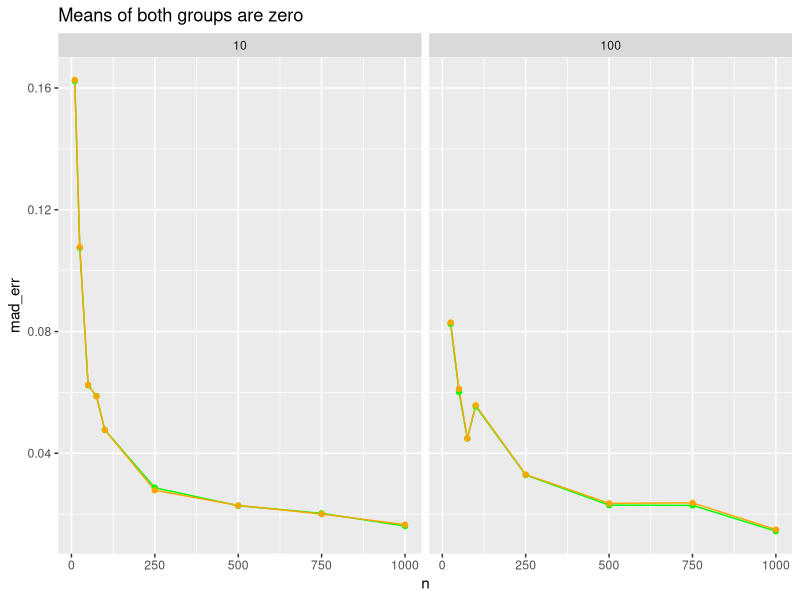
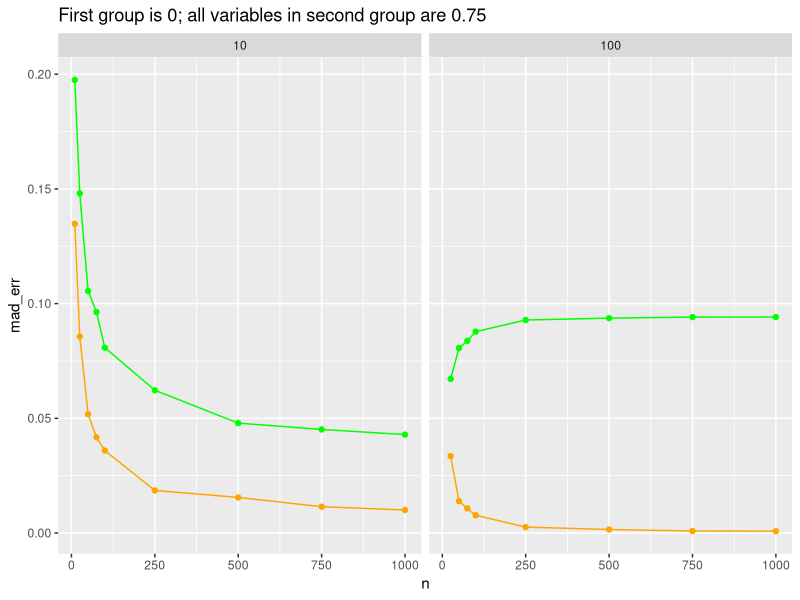
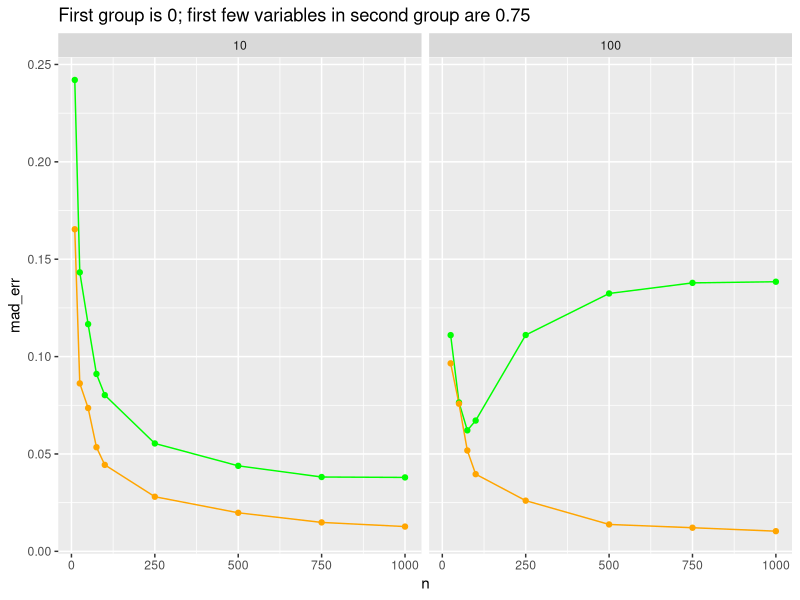

These charts were generated, in order, by the following R code:
## ---- chunk 1
library(tidyverse)
## ---- chunk 2
data.0 <-read_csv("fdcv_0.csv")
## ---- chunk 3
data.0 |> 
  group_by(p,n) |> 
  summarize(mad_err = mean(abs(err.hat - err)), 
            mad_errxy = mean(abs(err.hat - errxy))) |> 
  ggplot() +
  geom_line(aes(x = n, y = mad_err), color = "green")+
  geom_line(aes(x = n, y = mad_errxy), color = "orange") + 
  geom_point(aes(x = n, y = mad_err), color = "green")+
  geom_point(aes(x = n, y = mad_errxy), color = "orange") + 
  facet_wrap(~p) + 
  ggtitle("Means of both groups are zero")
## ---- chunk 4
data.75.all <-read_csv("fdcv_0.75_all.csv")
## ---- chunk 5
data.75.all |> 
  group_by(p,n) |> 
  summarize(mad_err = mean(abs(err.hat - err)), 
            mad_errxy = mean(abs(err.hat - errxy))) |> 
  ggplot() +
  geom_line(aes(x = n, y = mad_err), color = "green")+
  geom_line(aes(x = n, y = mad_errxy), color = "orange") + 
  geom_point(aes(x = n, y = mad_err), color = "green")+
  geom_point(aes(x = n, y = mad_errxy), color = "orange") + 
  facet_wrap(~p) + 
  ggtitle("First group is 0; all variables in second group are 0.75")
## ---- chunk 6
data.75.noisy <-read_csv("fdcv_0.75_noisy.csv")
## ---- chunk 7
data.75.noisy |> 
  group_by(p,n) |> 
  summarize(mad_err = mean(abs(err.hat - err)), 
            mad_errxy = mean(abs(err.hat - errxy))) |> 
  ggplot() +
  geom_line(aes(x = n, y = mad_err), color = "green")+
  geom_line(aes(x = n, y = mad_errxy), color = "orange") + 
  geom_point(aes(x = n, y = mad_err), color = "green")+
  geom_point(aes(x = n, y = mad_errxy), color = "orange") + 
  facet_wrap(~p) + 
  ggtitle("First group is 0; first few variables in second group are 0.75")
